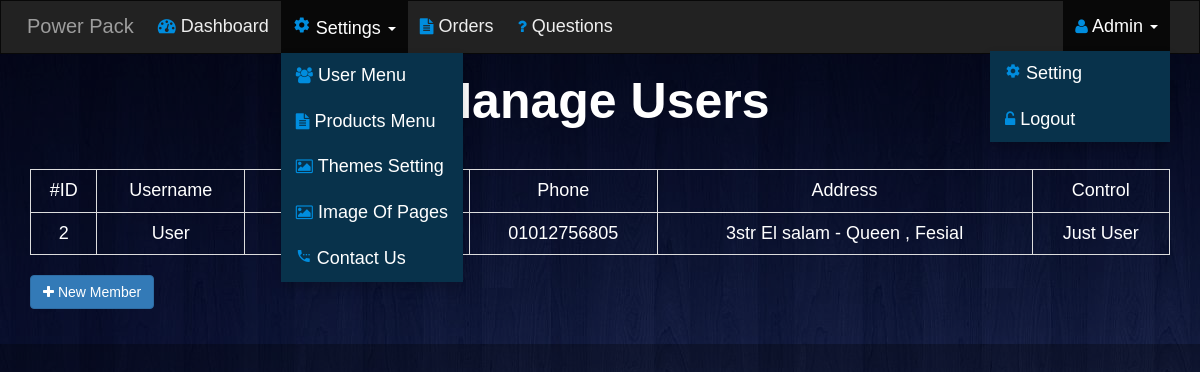
The app's page /Admin/user-menu.php (signed in) with its own data.
### tables this page shows
CREATE TABLE `users` (
  `UserID` int(11) NOT NULL,
  `Username` varchar(255) NOT NULL,
  `Password` varchar(255) NOT NULL,
  `Email` varchar(255) NOT NULL,
  `Phone` varchar(255) NOT NULL,
  `Address` varchar(255) NOT NULL,
  `GroupID` int(11) NOT NULL DEFAULT 0
);

### Admin/user-menu.php (the view, shortened to what this page needs)
<?php
	if (isset($_SESSION['Username'])) {
        include 'init.php';
		$do = isset($_GET['do']) ? $_GET['do'] : 'Manage' ;
	if($do == 'Manage') {
				$stmt = $con->prepare("SELECT * FROM users ");
				$stmt->execute();
				$rows = $stmt->fetchAll();
			?>
				<h1 class="text-center" style="margin-top: 20px">Manage Users</h1>
				<div class="container">
					<div class="table-responsive">
						<table class="main-table text-center table table-bordered">
							<tr>
								<td>#ID</td>
								<td>Username</td>
								<td>Email</td>
								<td>Phone</td>
								<td>Address</td>
								<td>Control</td>
							</tr>
							<?php
							foreach ($rows as $row) {
								echo "<tr>";
									if($_SESSION['ID'] != $row['UserID']){
										echo "<td>" . $row['UserID']."</td>";
										echo "<td>" . $row['Username']."</td>";
										echo "<td>" . $row['Email']."</td>";
										echo "<td>" . $row['Phone']."</td>";
										echo "<td>" . $row['Address']."</td>";
								if($row['GroupID'] == 0){
									echo "<td>Just User</td>";
								}
									}
							echo "</tr>";
									}
							?>
						</table>
					</div>
					<a href="user-menu.php?do=Add" class="btn btn-primary" style="margin-bottom: 35px"><i class="fa fa-plus"></i>  New Member</a>
				</div>
	<?php
				}else{
					$errorMsg = 'Sorry You Can\'t Browse This Page Directly';
					$urlPage = 'user-menu.php';
					redirectHome($errorMsg,$urlPage , 3);
				}
	include $tpl . 'footer.php';
}else {
	header('Location: index.php');
	exit();
}

### Admin/Layout/css/backend.css (style rules this page uses)
body { background-color: #F4F4F4; font-size: 18px; background-image: linear-gradient(rgba(0, 0, 0, 0.5), rgba(0, 0, 0, 0.3)), url("../images/back.jpg"); margin: 0; font-family: 'arial'; color: #FFF }
h1 { font-size: 50px; margin: 40px 0px; font-weight: bold; color: #FFF; }
.table>tbody>tr>td, .table>tbody>tr>th, .table>tfoot>tr>td, .table>tfoot>tr>th, .table>thead>tr>td, .table>thead>tr>th { color: #FFF; }
.table-bordered>tbody>tr>td, .table-bordered>tbody>tr>th, .table-bordered>tfoot>tr>td, .table-bordered>tfoot>tr>th, .table-bordered>thead>tr>td, .table-bordered>thead>tr>th { color: #FFF; }
.btn { background-color: none }

### records on screen
users: UserID "2", Username "User", Phone "01012756805", Address "3str El salam - Queen , Fesial", GroupID "Just User"

### other values on screen
$_SESSION['Username'] "Admin"
